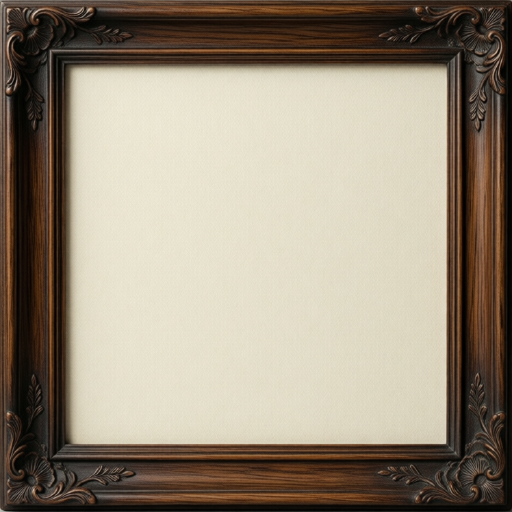
#> input picture assets/missives/frame.png, 512 x 512 px, found by its file name
$ python missive_board_art.py
#> lines starting #> are read from the running program, lines starting #| are printed output that depends on the picture; pictures that were not available may be replaced by others from this repository, and a replacement may not be noted
#!/usr/bin/env python3
"""Derive the Missive board's wood and aged-paper pieces from art already in
the repo (owner 2026-09-30: 外框和木质我是满意的，但是背景就是平淡整齐的羊皮纸颜色
很突兀，请改的有真实木质的质感；我想要每一个信息框都有边框，做旧的感觉).

No new generation: every output is a refit of an existing picture.

  frame_open.png  the carved frame (frame.png, U-20) with its cream opening made
                  clear, the moulding's inner shadow kept as a dark fade, so the
                  wood below shows through (ScaledNineSlice.hollow).
  board_wood.jpg  the backboard: Poly Haven rough_wood (CC0; the houses'
                  source in assets/3D/buildings/model_wip/polyhaven/ — the
                  critic ranked it over old_planks_02, whose even seams read
                  as ruled lines), its grain laid across, its splits lifted, warmed toward the frame's own oak and darkened
                  so the notes and the frame read on it. Seamless (the source
                  tiles), tiled by ScaledNineSlice at the board's texel density.
  note_aged.png   a note (note.png, U-23) yellowed, foxed, burnt at the edges,
                  its rim frayed, with a faded ink double rule inside the edge.
  note_lit.png    the same slip, its rule in gold: the letter on the desk.
  letter_aged.png the desk's open letter (letter.png, U-24) warmed and foxed
                  to the slips' paper, its edge darkened — the clean white
                  sheet read as a second medium beside the aged slips.

Run from the repo root: python3 tools/missive_board_art.py [--wood planks|rough]
Seeded, so a rerun writes the same files.
"""
import argparse
import os
import random

from PIL import Image, ImageChops, ImageDraw, ImageFilter

ROOT = os.path.dirname(os.path.dirname(os.path.abspath(__file__)))
BOARD = os.path.join(ROOT, "assets/2D/ui/missive_board")
POLYHAVEN = os.path.join(ROOT, "assets/3D/buildings/model_wip/polyhaven")
WOODS = {"planks": "old_planks_02_Diffuse_1k.jpg", "rough": "rough_wood_Diffuse_1k.jpg"}

# The frame's cream opening starts ~66 px in (measured on frame.png's 512 px).
FRAME_OPEN_FROM = 62
FRAME_OPEN_TO = 74
# The planks' tint: toward the frame's warm oak (#4E2C12 at its darkest).
WOOD_MUL = (1.02, 0.80, 0.58)
WOOD_GAIN = 0.62


def frame_open(out: str) -> None:
    im = Image.open(os.path.join(BOARD, "frame.png")).convert("RGBA")
    w, h = im.size
    px = im.load()
    for y in range(h):
        for x in range(w):
            d = min(x, y, w - 1 - x, h - 1 - y)  # px in from the nearest edge
            if d < FRAME_OPEN_FROM:
                continue
            r, g, b, a = px[x, y]
            if d >= FRAME_OPEN_TO:
                px[x, y] = (0, 0, 0, 0)
                continue
            # the lip: a dark shadow fading onto the wood below
            t = (d - FRAME_OPEN_FROM) / float(FRAME_OPEN_TO - FRAME_OPEN_FROM)
            px[x, y] = (18, 10, 4, int(255 * (1.0 - t) * 0.85))
    im.save(out)


def board_wood(out: str, wood: str, polyhaven: str = POLYHAVEN, tile: int = 2048) -> None:
    src = Image.open(os.path.join(polyhaven, WOODS[wood])).convert("RGB")
    src = src.rotate(90, expand=True)  # planks laid across the board
    # the splits and knots lifted: at full depth they were the darkest marks
    # on the board, louder than the notes' ink
    src = src.point(lambda v: int(38 + v * 0.85))
    r, g, b = src.split()
    r = r.point(lambda v: min(255, int(v * WOOD_MUL[0] * WOOD_GAIN)))
    g = g.point(lambda v: min(255, int(v * WOOD_MUL[1] * WOOD_GAIN)))
    b = b.point(lambda v: min(255, int(v * WOOD_MUL[2] * WOOD_GAIN)))
    im = Image.merge("RGB", (r, g, b))
    # ~680 design px a tile at 3 texture px each: a 256 px tile's knots read
    # as a repeating grid across the board, and 512 still repeated its splits
    im = im.resize((tile, tile), Image.LANCZOS)
    im.save(out, quality=90)  # a photograph: JPEG, not a 4 MB PNG


def _noise(size, seed: int, blur: float) -> Image.Image:
    rnd = random.Random(seed)
    w, h = size
    im = Image.new("L", (w, h))
    im.putdata([rnd.randrange(256) for _ in range(w * h)])
    return im.filter(ImageFilter.GaussianBlur(blur)) if blur > 0 else im


def note_aged(out: str, rule: tuple, seed: int = 7) -> None:
    im = Image.open(os.path.join(BOARD, "note.png")).convert("RGBA")
    w, h = im.size
    base = im.convert("RGB")
    # yellowed paper
    r, g, b = base.split()
    base = Image.merge("RGB", (r.point(lambda v: int(v * 0.97)),
                               g.point(lambda v: int(v * 0.88)),
                               b.point(lambda v: int(v * 0.68))))
    # fibres and mottling
    mottle = _noise((w, h), seed, 6).point(lambda v: 232 + (v - 128) // 3)
    fibre = _noise((w, h), seed + 1, 0.6).point(lambda v: 230 + (v - 128) // 10)
    base = ImageChops.multiply(base, Image.merge("RGB", (mottle,) * 3))
    base = ImageChops.multiply(base, Image.merge("RGB", (fibre,) * 3))
    # foxing: a few brown spots
    rnd = random.Random(seed + 2)
    stains = Image.new("L", (w, h), 255)
    sd = ImageDraw.Draw(stains)
    for _ in range(9):
        cx, cy = rnd.randrange(w), rnd.randrange(h)
        rr = rnd.randrange(4, 18)
        sd.ellipse((cx - rr, cy - rr, cx + rr, cy + rr), fill=rnd.randrange(185, 225))
    stains = stains.filter(ImageFilter.GaussianBlur(4))
    tint = Image.new("RGB", (w, h), (120, 80, 40))
    base = Image.composite(base, ImageChops.multiply(base, tint.point(lambda v: min(255, v * 2))), stains)
    # burnt edges: darker toward the rim, broken by noise
    edge = Image.new("L", (w, h), 0)
    ep = edge.load()
    burn_noise = _noise((w, h), seed + 3, 7).load()
    for y in range(h):
        for x in range(w):
            # ragged: the noise (blurred, so ~±20 around 128) moves the burn in and out
            d = min(x, y, w - 1 - x, h - 1 - y) + (burn_noise[x, y] - 128) / 1.5
            ep[x, y] = max(0, min(255, int(255 * (1.0 - d / 18.0) ** 1.6))) if d < 18 else 0
    dark = ImageChops.multiply(base, Image.new("RGB", (w, h), (92, 62, 34)))
    base = Image.composite(dark, base, edge)
    # the ink double rule, faded
    d = ImageDraw.Draw(base)
    for inset, width in ((16, 2), (22, 1)):
        d.rectangle((inset, inset, w - 1 - inset, h - 1 - inset), outline=rule, width=width)
    # a frayed rim: alpha eaten by noise within a few px of the edge
    alpha = Image.new("L", (w, h), 255)
    ap = alpha.load()
    fray = _noise((w, h), seed + 4, 1.2).load()
    for y in range(h):
        for x in range(w):
            dd = min(x, y, w - 1 - x, h - 1 - y)
            if dd < 6:
                ap[x, y] = 255 if fray[x, y] + dd * 30 > 200 else 0
    alpha = alpha.filter(ImageFilter.GaussianBlur(0.8))  # a torn edge, not stair-steps
    alpha = ImageChops.multiply(alpha, im.split()[3])
    base.putalpha(alpha)
    base.save(out)


def letter_aged(out: str, seed: int = 11) -> None:
    im = Image.open(os.path.join(BOARD, "letter.png")).convert("RGBA")
    w, h = im.size
    base = im.convert("RGB")
    r, g, b = base.split()
    base = Image.merge("RGB", (r.point(lambda v: int(v * 0.95)),
                               g.point(lambda v: int(v * 0.88)),
                               b.point(lambda v: int(v * 0.72))))
    mottle = _noise((w, h), seed, 10).point(lambda v: 236 + (v - 128) // 3)
    base = ImageChops.multiply(base, Image.merge("RGB", (mottle,) * 3))
    rnd = random.Random(seed + 1)
    stains = Image.new("L", (w, h), 255)
    sd = ImageDraw.Draw(stains)
    for _ in range(7):
        cx, cy = rnd.randrange(w), rnd.randrange(h)
        rr = rnd.randrange(8, 26)
        sd.ellipse((cx - rr, cy - rr, cx + rr, cy + rr), fill=rnd.randrange(200, 232))
    stains = stains.filter(ImageFilter.GaussianBlur(6))
    brown = ImageChops.multiply(base, Image.new("RGB", (w, h), (220, 170, 110)))
    base = Image.composite(base, brown, stains)
    # the sheet's own edge a little browned, not burnt: it is the letter being read
    edge = Image.new("L", (w, h), 0)
    ep = edge.load()
    for y in range(h):
        for x in range(w):
            d = min(x, y, w - 1 - x, h - 1 - y)
            if d < 40:
                ep[x, y] = int(150 * (1.0 - d / 40.0) ** 2)
    base = Image.composite(ImageChops.multiply(base, Image.new("RGB", (w, h), (150, 110, 70))), base, edge)
    base.putalpha(im.split()[3])
    base.save(out)


def main() -> None:
    p = argparse.ArgumentParser()
    p.add_argument("--wood", default="rough", choices=sorted(WOODS))
    p.add_argument("--out", default=BOARD, help="directory to write into")
    p.add_argument("--tile", type=int, default=2048, help="the wood tile's texture px")
    p.add_argument("--polyhaven", default=POLYHAVEN,
                   help="where the Poly Haven sources are (git-ignored; another checkout's in a worktree)")
    a = p.parse_args()
    os.makedirs(a.out, exist_ok=True)
    frame_open(os.path.join(a.out, "frame_open.png"))
#> in frame_open, im is the input picture: PIL image 512x512 RGBA; mean R, G, B, A 151.2, 139.9, 122.6, 255
    board_wood(os.path.join(a.out, "board_wood.jpg"), a.wood, a.polyhaven, a.tile)
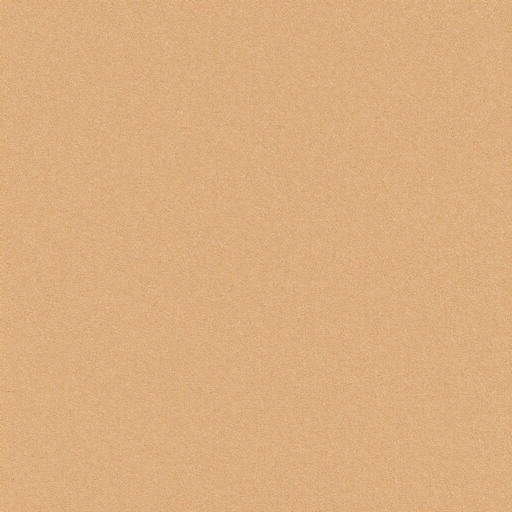
#> input picture assets/missives/board.png, 512 x 512 px, given in place of rough_wood_Diffuse_1k.jpg, which was not available
    note_aged(os.path.join(a.out, "note_aged.png"), (96, 64, 36))
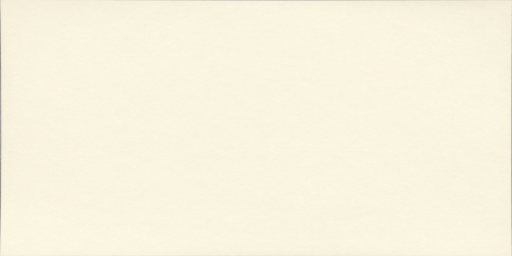
#> input picture assets/2D/ui/missive_board/note.png, 512 x 256 px
#> in note_aged, im is the input picture: PIL image 512x256 RGBA; mean R, G, B, A 249, 243.6, 223.9, 255
#> in _noise, `im = Image.new("L", (w, h))`: im: PIL image 512x256 L; every value is 0
#> in note_aged, `stains = Image.new("L", (w, h), 255)`: stains: PIL image 512x256 L; every value is 255
#> in note_aged, `alpha = alpha.filter(ImageFilter.GaussianBlur(0.8))`:
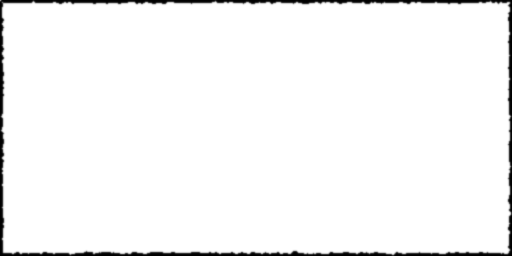
#> alpha: PIL image 512x256 L; min 0, max 255, mean 246.3
    note_aged(os.path.join(a.out, "note_lit.png"), (176, 132, 52))
    letter_aged(os.path.join(a.out, "letter_aged.png"))
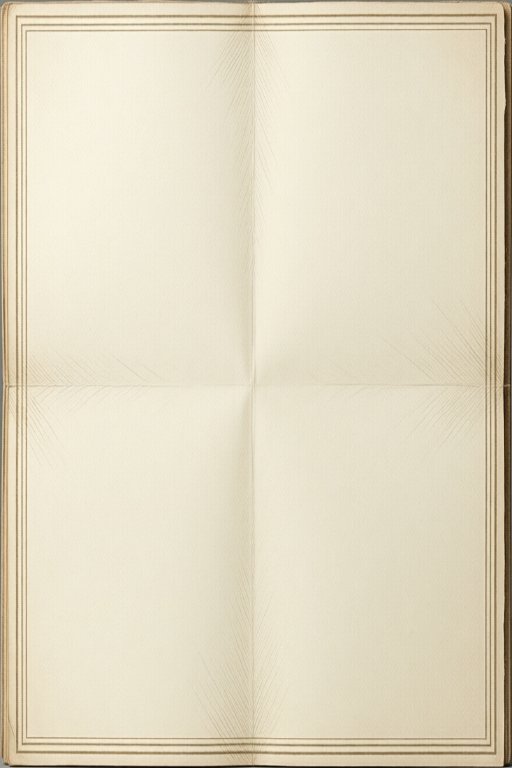
#> input picture assets/2D/ui/missive_board/letter.png, 512 x 768 px
#> in letter_aged, im is the input picture: PIL image 512x768 RGBA; mean R, G, B, A 226.4, 218.1, 195.4, 255
#> in letter_aged, `r, g, b = base.split()`:
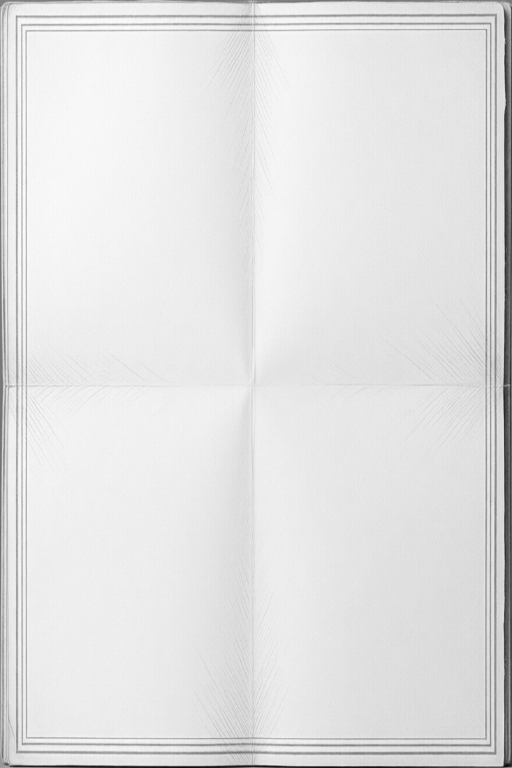
#> r: PIL image 512x768 L; min 12, max 252, mean 226.4
#> in letter_aged, `r, g, b = base.split()`:
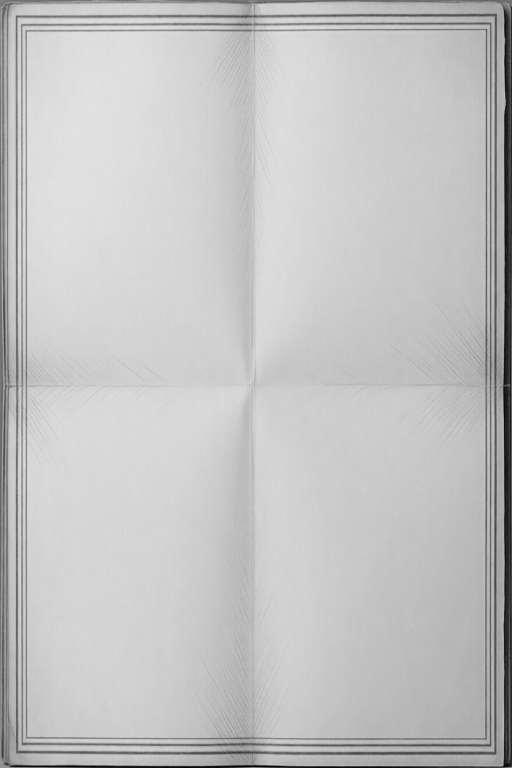
#> b: PIL image 512x768 L; min 4, max 227, mean 195.4
#> in letter_aged, `base = Image.merge("RGB", (r.point(lambda v: int(v * 0.95)), g.point(l..`:
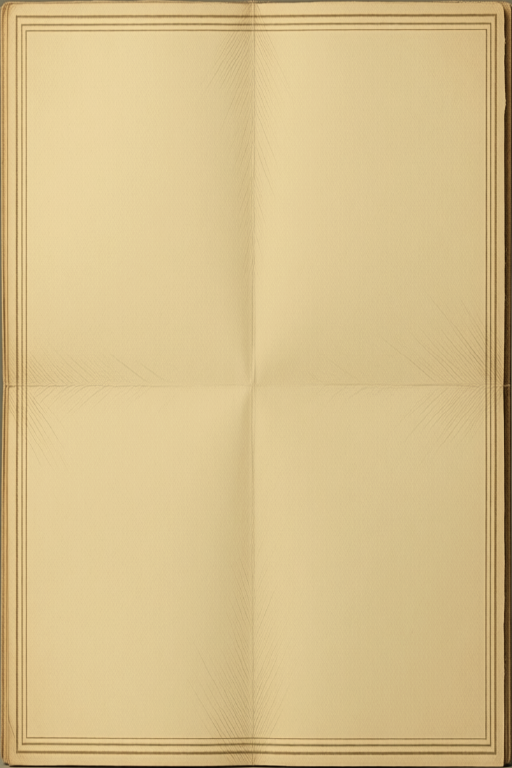
#> base: PIL image 512x768 RGB; mean R, G, B 214.6, 191.4, 140.2
    print("wrote", a.out)


if __name__ == "__main__":
    main()
